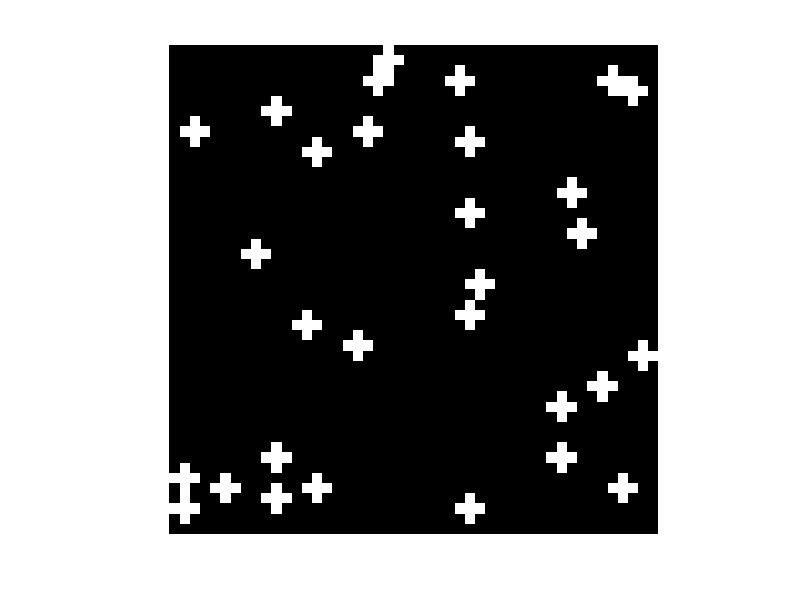

Source code (MATLAB):
w = 48;
h = 48;

ndots = 30;

bw = zeros(h, w);

x = randi(w, [ndots 1]);
y = randi(h, [ndots 1]);

for k = 1:ndots
   for xi = max(1, x(k)-1):min(w, x(k)+1)
      bw(y(k), xi) = 1;
   end
   for yi = max(1, y(k)-1):min(h, y(k)+1)
      bw(yi, x(k)) = 1;
   end
end

imshow(bw);